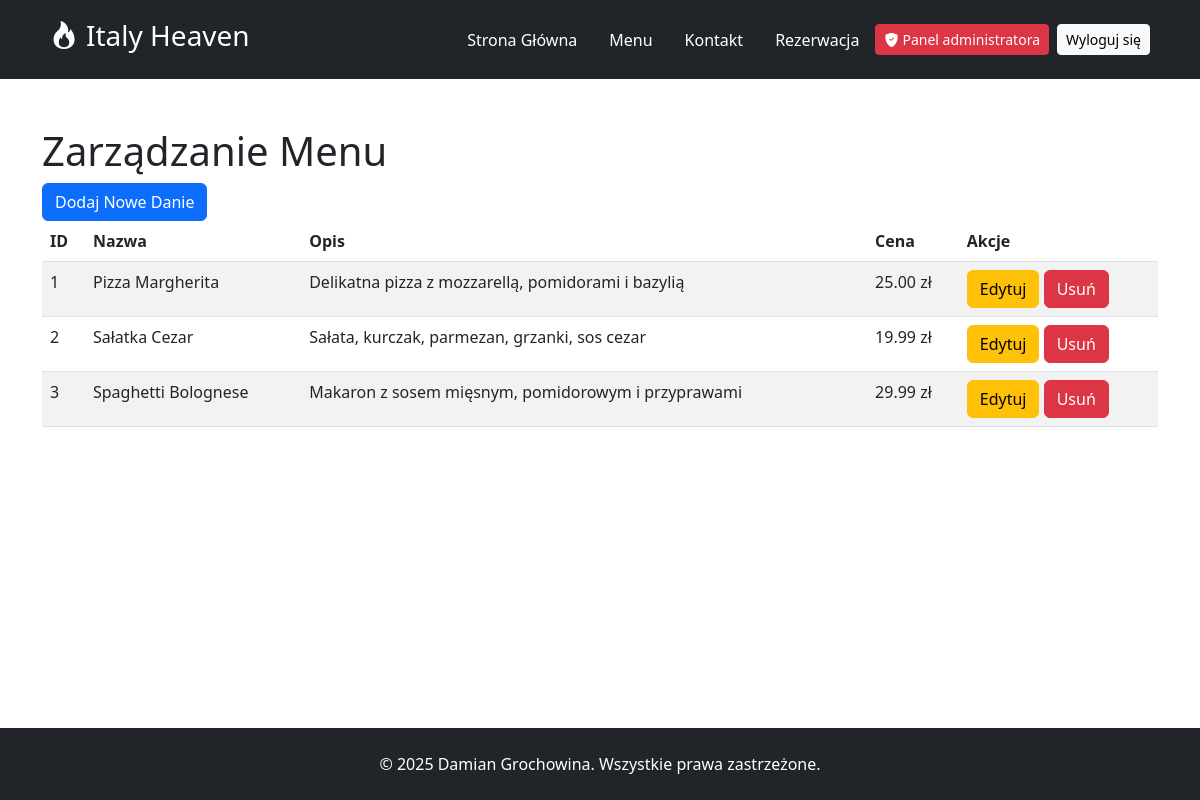
/admin/menu (signed in), run on an earlier commit of the app's database.
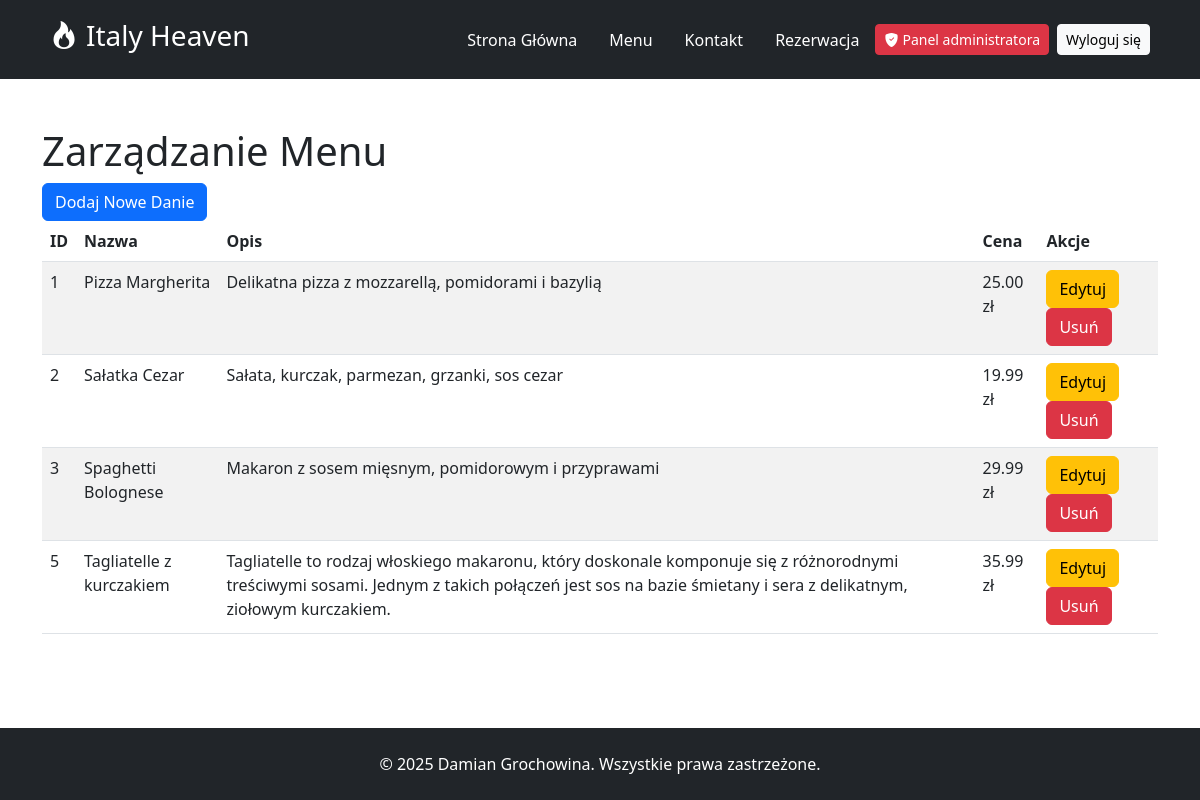
And on a later commit of the database.
### tables this page shows
CREATE TABLE `menu` (
  `id` int(11) NOT NULL,
  `name` varchar(255) DEFAULT NULL,
  `description` text DEFAULT NULL,
  `price` decimal(10,2) DEFAULT NULL
);

### Controllers/AdminController.php (called while the page is built, shortened)
<?php
require_once '../models/Menu.php';
require_once '../config/db.php';
class AdminController
{
    public function manageMenu()
    {
        global $pdo;
        $menuItems = Menu::getAllMenuItems($pdo);
        include '../views/admin_menu.php';
    }
}

### Models/Menu.php (called while the page is built, shortened)
<?php
class Menu
{
    public static function getAllMenuItems($pdo)
    {
        $query = "SELECT id, name, description, price FROM menu";
        $stmt = $pdo->prepare($query);
        $stmt->execute();
        return $stmt->fetchAll(PDO::FETCH_ASSOC);
    }
}

### Views/admin_menu.php (the view, shortened to what this page needs)
<?php
include './layout/header.php';
?>
<div class="container mt-5">
    <h1>Zarządzanie Menu</h1>
    <a href="/admin/menu/add" class="btn btn-primary">Dodaj Nowe Danie</a>
    <table class="table table-striped">
        <thead>
            <tr>
                <th>ID</th>
                <th>Nazwa</th>
                <th>Opis</th>
                <th>Cena</th>
                <th>Akcje</th>
            </tr>
        </thead>
        <tbody>
            <?php foreach ($menuItems as $item): ?>
                <tr>
                    <td><?php echo $item['id']; ?></td>
                    <td><?php echo $item['name']; ?></td>
                    <td><?php echo $item['description']; ?></td>
                    <td><?php echo $item['price']; ?> zł</td>
                    <td>
                        <a href="/admin/menu/edit?id=<?php echo $item['id']; ?>" class="btn btn-warning">Edytuj</a>
                        <a href="/admin/menu/delete?id=<?php echo $item['id']; ?>" class="btn btn-danger">Usuń</a>
                    </td>
                </tr>
            <?php endforeach; ?>
        </tbody>
    </table>
</div>
<?php include './layout/footer.php'; ?>

What changed in the data, as far as the page shows it:
added menu: id "5", name "Tagliatelle z kurczakiem", description "Tagliatelle to rodzaj włoskiego makaronu, który doskonale komponuje się z różnorodnymi treściwymi sosami. Jednym z takich połączeń jest sos na bazie śmietany i sera z delikatnym, ziołowym kurczakiem.", price "35.99"
